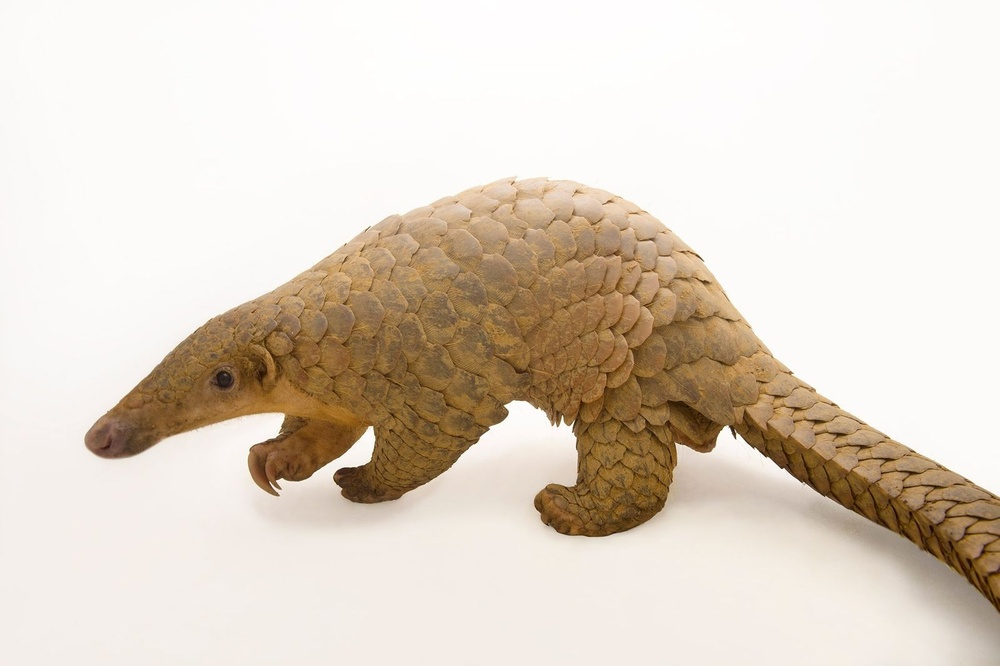
#> input picture pangolin.jpg, 1000 x 666 px, shrunk from 1600 x 1065 before the run, found by its file name
$ python Roberts.py
#> lines starting #> are read from the running program, lines starting #| are printed output that depends on the picture
import cv2
import numpy as np
from matplotlib import pyplot as plt

img = cv2.imread('pangolin.jpg', cv2.IMREAD_GRAYSCALE)
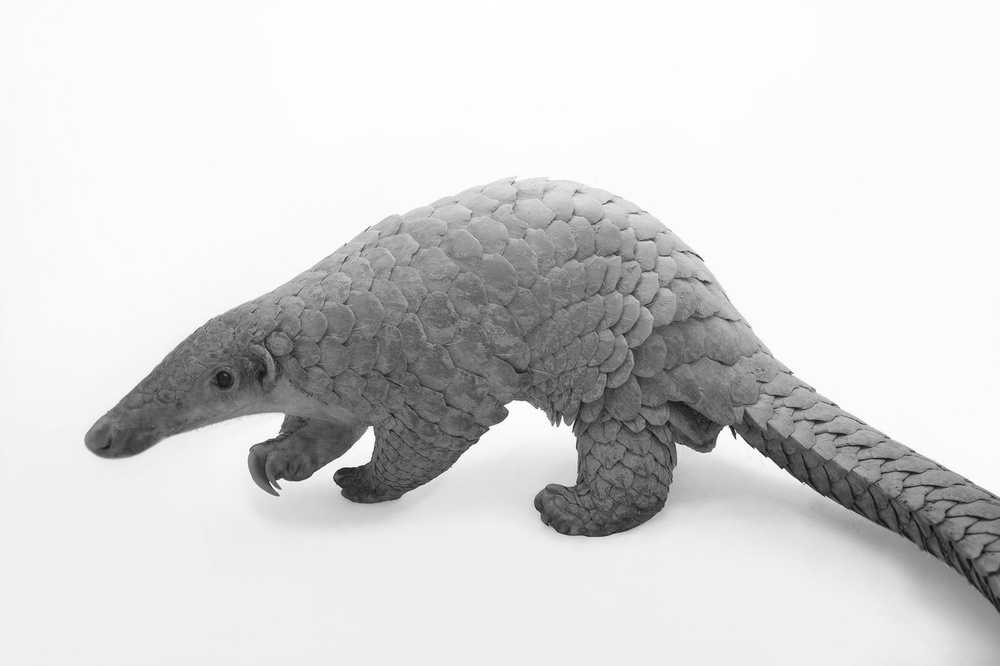
#> img: shape (666, 1000); min 10, max 255, mean 213.4

kernel_roberts_x = np.array([[1, 0],[0, -1]])

kernel_roberts_y = np.array([[0, 1],[-1, 0]])

# Aplicar el filtro Roberts en la dirección x
roberts_x = cv2.filter2D(img, -1, kernel_roberts_x)
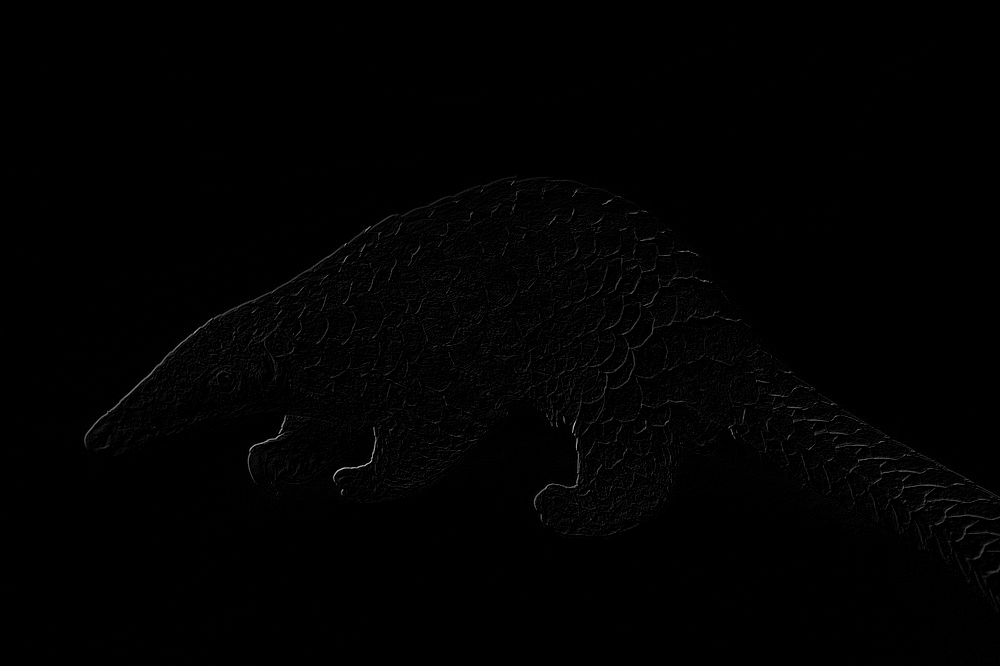
#> roberts_x: shape (666, 1000); min 0, max 208, mean 1.5

# Aplicar el filtro Roberts en la dirección y
roberts_y = cv2.filter2D(img, -1, kernel_roberts_y)
#Combinado
roberts_combined = cv2.addWeighted(roberts_x, 0.5, roberts_y, 0.5, 0)

plt.figure(figsize=(10, 8))

plt.subplot(2, 2, 1)
plt.imshow(img, cmap='gray')
plt.title('Original')
plt.xticks([]), plt.yticks([])

plt.subplot(2, 2, 2)
plt.imshow(roberts_x, cmap='gray')
plt.title('Roberts X')
plt.xticks([]), plt.yticks([])

plt.subplot(2, 2, 3)
plt.imshow(roberts_y, cmap='gray')
plt.title('Roberts Y')
plt.xticks([]), plt.yticks([])

plt.subplot(2, 2, 4)
plt.imshow(roberts_combined, cmap='gray')
plt.title('Roberts Combinado')
plt.xticks([]), plt.yticks([])

plt.show()
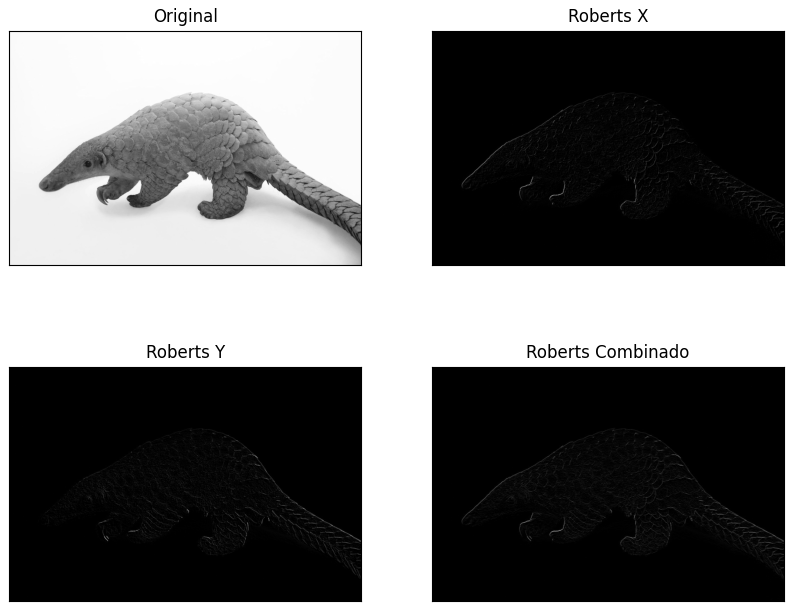
#> figure drawn by matplotlib, 4 panels

$ run again, with Filtrado_Espacial.png saved as pangolin.jpg
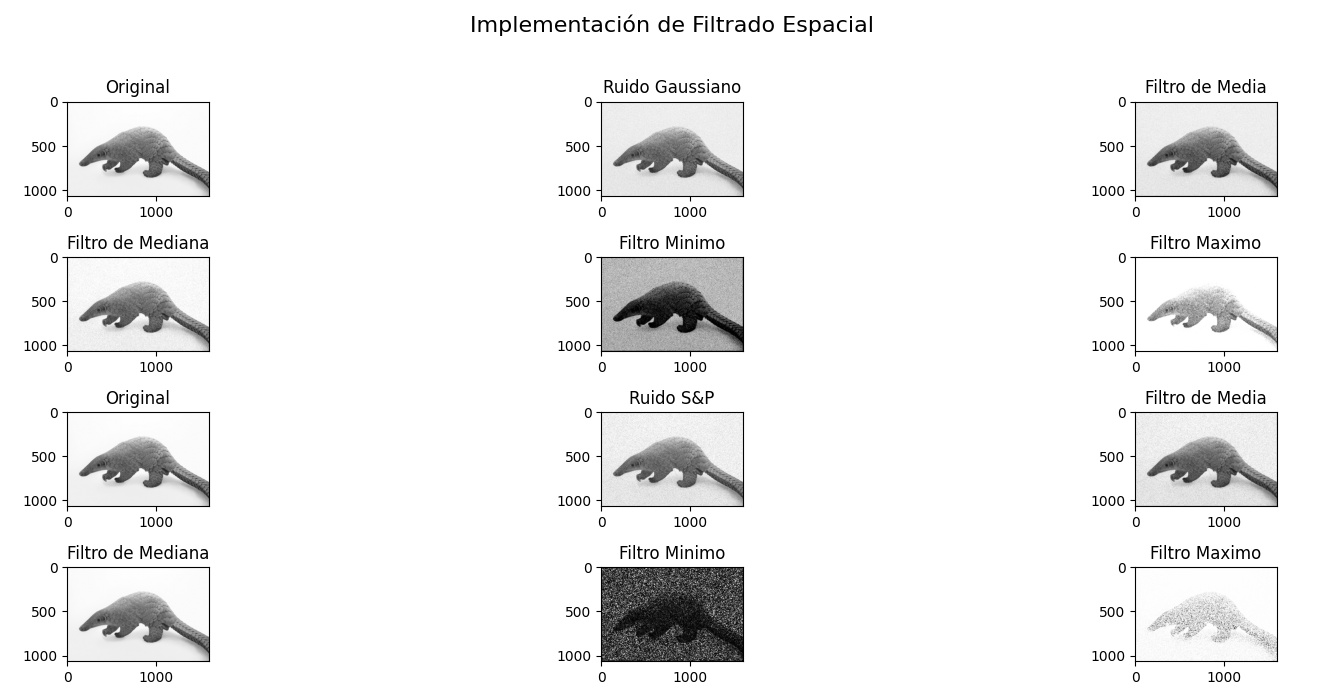
#> input picture Filtrado_Espacial.png, 1335 x 700 px, found by its file name
#> img is the input picture: shape (700, 1335); min 0, max 255, mean 239.8
#> `roberts_y = cv2.filter2D(img, -1, kernel_roberts_y)`:
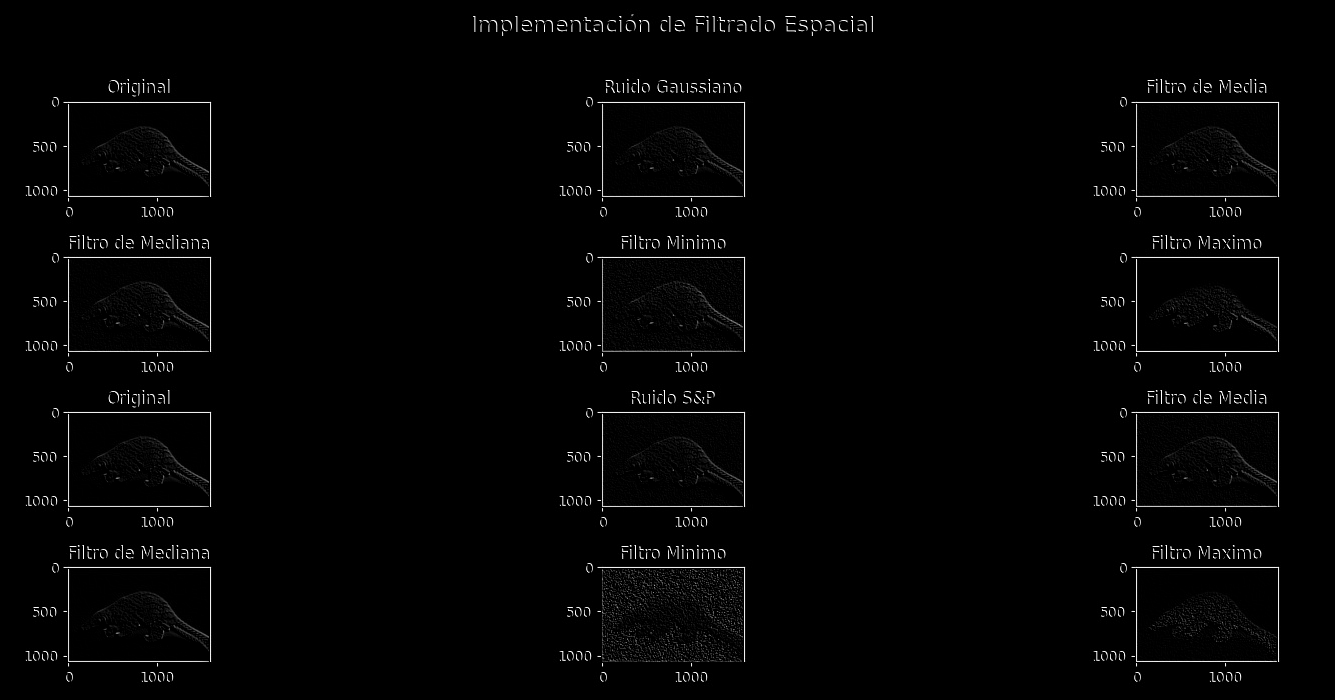
#> roberts_y: shape (700, 1335); min 0, max 255, mean 4
#> `plt.show()`:
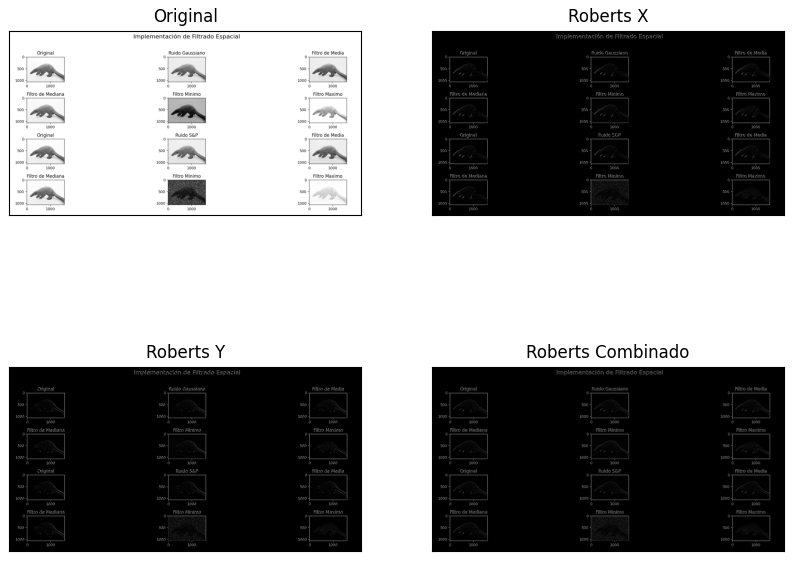
#> figure drawn by matplotlib, 4 panels
